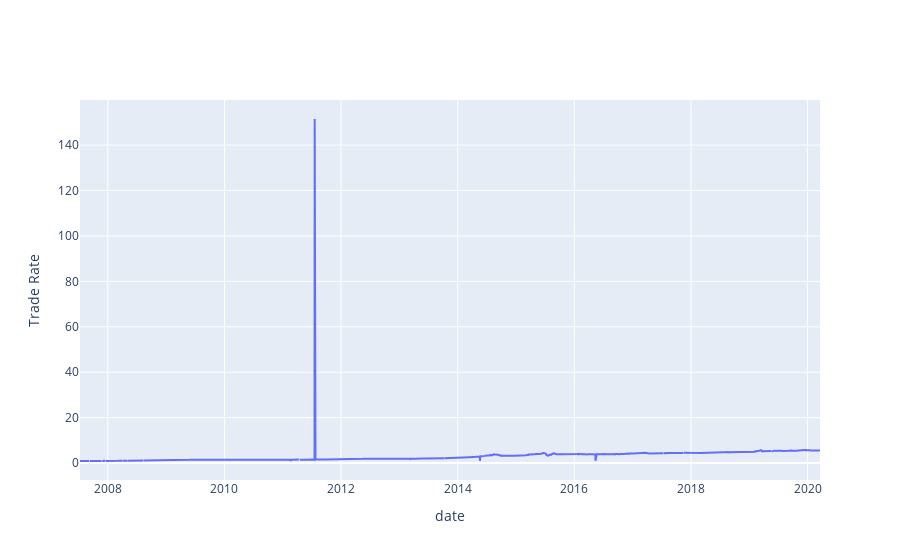

The notebook cell saved with this chart:
### Code cell
# Plot with plotly
data = [go.Scatter(
            x = df['date'],
            y = df['adj_close'],
            mode = 'lines')]

layout = dict(xaxis = dict(title = 'date'),
              yaxis = dict(title = 'Trade Rate'))

fig = dict(data=data, layout=layout)
py.iplot(fig, filename=filename)

### Figure 1 — Plotly figure (JSON) as saved in the notebook; plotly's stock layout.template omitted (floating-point values rounded to 4 significant figures; data arrays with more than 128 entries replaced by an {"elided": "..."} marker saying what was removed)
{"data": [{"mode": "lines", "type": "scatter", "x": {"elided": "3312 str values"}, "y": {"elided": "3312 float values"}}], "layout": {"xaxis": {"title": {"text": "date"}}, "yaxis": {"title": {"text": "Trade Rate"}}}}
